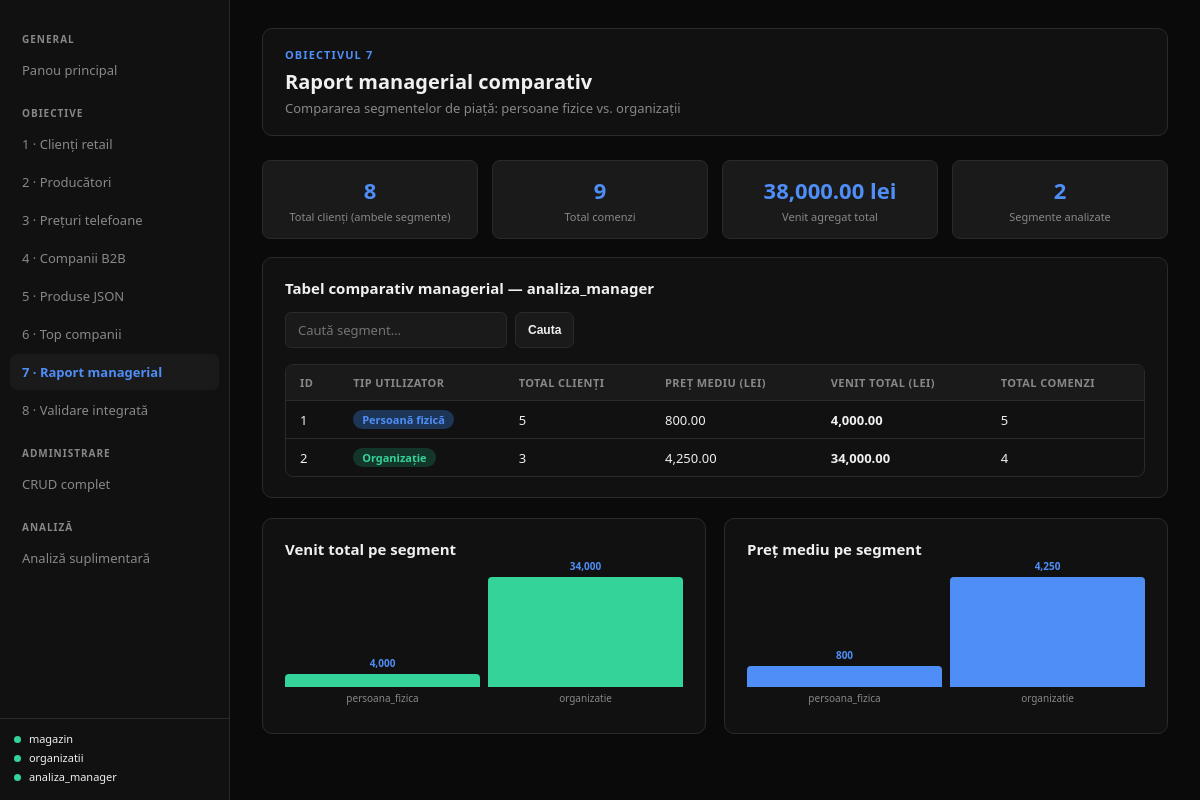
Screenshot of /Crud/magazin_php/obiective/ob7.php with the database file from the repository.
### tables this page shows
CREATE TABLE `manager` (
  `id_manager` int(11) NOT NULL,
  `tip_utilizator` varchar(50) DEFAULT NULL,
  `total_clienti` int(11) DEFAULT NULL,
  `pret_mediu` decimal(10,2) DEFAULT NULL,
  `venit_total` decimal(10,2) DEFAULT NULL,
  `total_comenzi` int(11) DEFAULT NULL
);

### Crud/magazin_php/includes/db.php (called while the page is built, shortened)
<?php
function db_connect(string $dbName): ?mysqli {
    $conn = new mysqli(DB_HOST, DB_USER, DB_PASS, $dbName, DB_PORT);
    $conn->set_charset('utf8mb4');
    return $conn;
}
function db_query(string $dbName, string $sql, array $params = []): array {
    $conn = db_connect($dbName);
    if ($params) {
        $stmt = $conn->prepare($sql);
        if (!$stmt) { $conn->close(); return []; }
        $types = '';
        $vals  = [];
        foreach ($params as $p) {
            if (is_int($p))    { $types .= 'i'; $vals[] = $p; }
            elseif (is_float($p)) { $types .= 'd'; $vals[] = $p; }
            else               { $types .= 's'; $vals[] = $p; }
        }
        $stmt->bind_param($types, ...$vals);
        $stmt->execute();
        $res = $stmt->get_result();
        $rows = $res ? $res->fetch_all(MYSQLI_ASSOC) : [];
        $stmt->close();
    } else {
        $res  = $conn->query($sql);
        $rows = $res ? $res->fetch_all(MYSQLI_ASSOC) : [];
    }
    return $rows;
}

### Crud/magazin_php/obiective/ob7.php (the view, shortened to what this page needs)
<?php
require_once __DIR__ . '/../includes/db.php';
require_once __DIR__ . '/../includes/layout.php';
$search = trim($_GET['q'] ?? '');
$manager = db_query('analiza_manager', "SELECT * FROM manager ORDER BY id_manager");
?>
<div class="card">
  <h3>Tabel comparativ managerial — analiza_manager</h3>
  <div class="search-bar">
    <form method="get" style="display:flex;gap:8px">
      <input name="q" value="<?= h($search) ?>" placeholder="Caută segment…" style="max-width:260px">
      <button class="btn btn-ghost btn-sm" type="submit">Cauta</button>
    </form>
  </div>
  <div class="tbl-wrap">
  <table>
    <thead><tr><th>ID</th><th>Tip utilizator</th><th>Total clienți</th><th>Preț mediu (lei)</th><th>Venit total (lei)</th><th>Total comenzi</th></tr></thead>
    <tbody>
      <?php foreach ($manager as $r): ?>
      <tr>
        <td><?= h($r['id_manager']) ?></td>
        <td>
          <?php if ($r['tip_utilizator'] === 'persoana_fizica'): ?>
            <span class="badge badge-blue"> Persoană fizică</span>
          <?php else: ?>
            <span class="badge badge-green"> Organizație</span>
          <?php endif; ?>
        </td>
        <td><?= h($r['total_clienti']) ?></td>
        <td><?= number_format($r['pret_mediu'],2) ?></td>
        <td><strong><?= number_format($r['venit_total'],2) ?></strong></td>
        <td><?= h($r['total_comenzi']) ?></td>
      </tr>
      <?php endforeach; ?>
    </tbody>
  </table>
  </div>
</div>
<div class="card-grid-2">
  <div class="card">
    <h3>Venit total pe segment</h3>
  </div>
  <div class="card">
    <h3>Preț mediu pe segment</h3>
  </div>
</div>

### Crud/magazin_php/style.css (style rules this page uses)
:root { --bg: #0a0a0a; --surface: #111111; --surface2: #1a1a1a; --border: #2a2a2a; --accent: #4f8ef7; --accent2: #34d399; --danger: #f87171; --warn: #fbbf24; --text: #f0f0f0; --muted: #888; --radius: 10px; }
* { box-sizing: border-box; margin: 0; padding: 0; }
body { background: var(--bg); color: var(--text); font-family: 'Segoe UI', system-ui, sans-serif; font-size: 15px; min-height: 100vh; display: flex; }
.card { background: var(--surface); border: 1px solid var(--border); border-radius: var(--radius); padding: 20px 22px; margin-bottom: 20px; }
.card h3 { font-size: 15px; font-weight: 600; margin-bottom: 14px; }
.card-grid-2 { display: grid; grid-template-columns: 1fr 1fr; gap: 18px; }
.tbl-wrap { overflow-x: auto; border-radius: 8px; border: 1px solid var(--border); }
table { width: 100%; border-collapse: collapse; font-size: 13px; }
thead th { background: var(--surface2); padding: 10px 14px; text-align: left; font-weight: 600; font-size: 11px; letter-spacing: .04em; text-transform: uppercase; color: var(--muted); border-bottom: 1px solid var(--border); white-space: nowrap; }
tbody tr { border-bottom: 1px solid var(--border); transition: background .1s; }
tbody tr:last-child { border-bottom: none; }
tbody td { padding: 9px 14px; vertical-align: middle; }
.badge { display: inline-block; padding: 2px 9px; border-radius: 99px; font-size: 11px; font-weight: 600; }
.badge-blue { background:#1d3557; color:var(--accent); }
.badge-green { background:#14352a; color:var(--accent2); }
input, select, textarea { background: var(--surface2); color: var(--text); border: 1px solid var(--border); border-radius: 6px; padding: 8px 12px; font-size: 13px; width: 100%; transition: border-color .15s; font-family: inherit; }
.btn { display: inline-flex; align-items: center; gap: 7px; padding: 8px 18px; border-radius: 7px; border: none; font-size: 13px; font-weight: 600; cursor: pointer; transition: opacity .15s, transform .1s; text-decoration: none; }
.btn-ghost { background: var(--surface2); color: var(--text); border: 1px solid var(--border); }
.btn-sm { padding: 5px 12px; font-size: 12px; }
.search-bar { display: flex; gap: 10px; align-items: center; margin-bottom: 16px; }
.search-bar input { max-width: 300px; }

### rows the page displays
manager: id_manager "1", tip_utilizator "Persoană fizică", total_clienti "5", pret_mediu "800.00", venit_total "4,000.00", total_comenzi "5"
manager: id_manager "2", tip_utilizator "Organizație", total_clienti "3", pret_mediu "4,250.00", venit_total "34,000.00", total_comenzi "4"

### other values shown
$db "magazin"
$db "organizatii"
$db "analiza_manager"
$eyebrow "OBIECTIVUL 7"
$title "Raport managerial comparativ"
$subtitle "Compararea segmentelor de piață: persoane fizice vs. organizații"
$it['val'] "8"
$it['lbl'] "Total clienți (ambele segmente)"
$it['val'] "9"
$it['lbl'] "Total comenzi"
$it['val'] "38,000.00 lei"
$it['lbl'] "Venit agregat total"
$it['val'] "2"
$it['lbl'] "Segmente analizate"
is_float($val) ? number_format($val,0,'.',',') : (string)$val "4,000"
